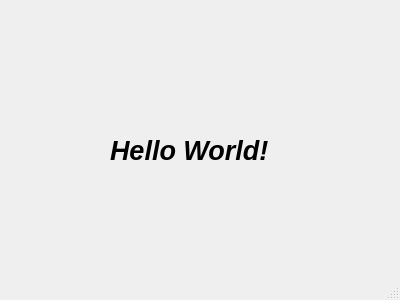
<?xml version="1.0" encoding="UTF-8"?>
<ui version="4.0">
 <class>MainWindow</class>
 <widget class="QMainWindow" name="MainWindow">
  <property name="geometry">
   <rect>
    <x>0</x>
    <y>0</y>
    <width>400</width>
    <height>300</height>
   </rect>
  </property>
  <property name="windowTitle">
   <string>Tutorial 1</string>
  </property>
  <property name="windowOpacity">
   <double>0.500000000000000</double>
  </property>
  <widget class="QWidget" name="centralwidget">
   <widget class="QLabel" name="label">
    <property name="geometry">
     <rect>
      <x>110</x>
      <y>110</y>
      <width>181</width>
      <height>81</height>
     </rect>
    </property>
    <property name="font">
     <font>
      <pointsize>20</pointsize>
      <weight>75</weight>
      <italic>true</italic>
      <bold>true</bold>
     </font>
    </property>
    <property name="text">
     <string>Hello World!</string>
    </property>
   </widget>
  </widget>
  <widget class="QStatusBar" name="statusbar"/>
 </widget>
 <resources/>
 <connections/>
</ui>
